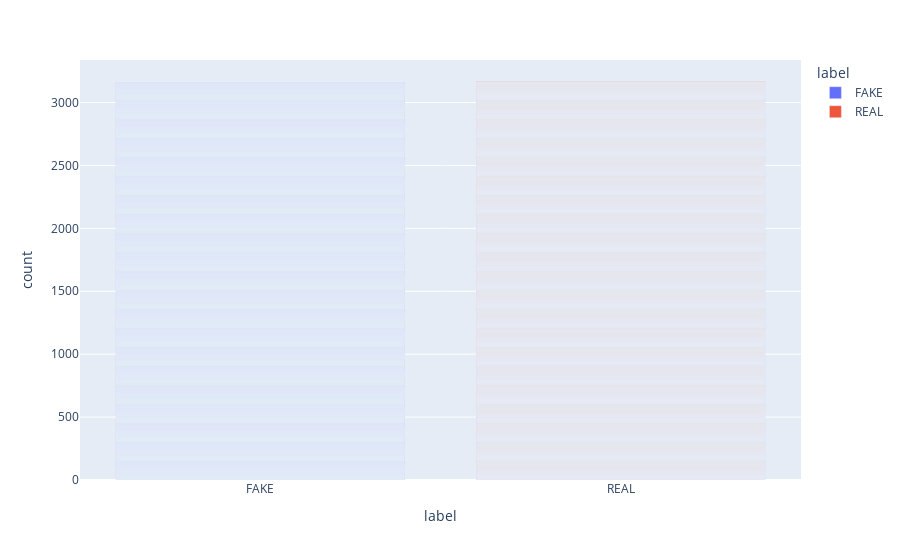

The code cell stored with this chart in its notebook:
### Code cell
fig = px.bar(df, x='label', color='label')
fig.show()

### Figure 1 — Plotly figure (JSON) as saved in the notebook; plotly's stock layout.template omitted (floating-point values rounded to 4 significant figures; data arrays with more than 128 entries replaced by an {"elided": "..."} marker saying what was removed)
{"data": [{"alignmentgroup": "True", "hovertemplate": "label=%{x}<br>count=%{y}<extra></extra>", "legendgroup": "FAKE", "marker": {"color": "#636efa", "pattern": {"shape": ""}}, "name": "FAKE", "offsetgroup": "FAKE", "orientation": "v", "showlegend": true, "textposition": "auto", "type": "bar", "x": {"elided": "3164 str values"}, "xaxis": "x", "y": {"elided": "3164 int values"}, "yaxis": "y"}, {"alignmentgroup": "True", "hovertemplate": "label=%{x}<br>count=%{y}<extra></extra>", "legendgroup": "REAL", "marker": {"color": "#EF553B", "pattern": {"shape": ""}}, "name": "REAL", "offsetgroup": "REAL", "orientation": "v", "showlegend": true, "textposition": "auto", "type": "bar", "x": {"elided": "3171 str values"}, "xaxis": "x", "y": {"elided": "3171 int values"}, "yaxis": "y"}], "layout": {"autosize": true, "barmode": "relative", "legend": {"title": {"text": "label"}, "tracegroupgap": 0}, "margin": {"t": 60}, "xaxis": {"anchor": "y", "autorange": true, "categoryarray": ["FAKE", "REAL"], "categoryorder": "array", "domain": [0, 1], "range": [-0.5, 1.5], "title": {"text": "label"}, "type": "category"}, "yaxis": {"anchor": "x", "autorange": true, "domain": [0, 1], "range": [0, 3338.0], "title": {"text": "count"}, "type": "linear"}}}
